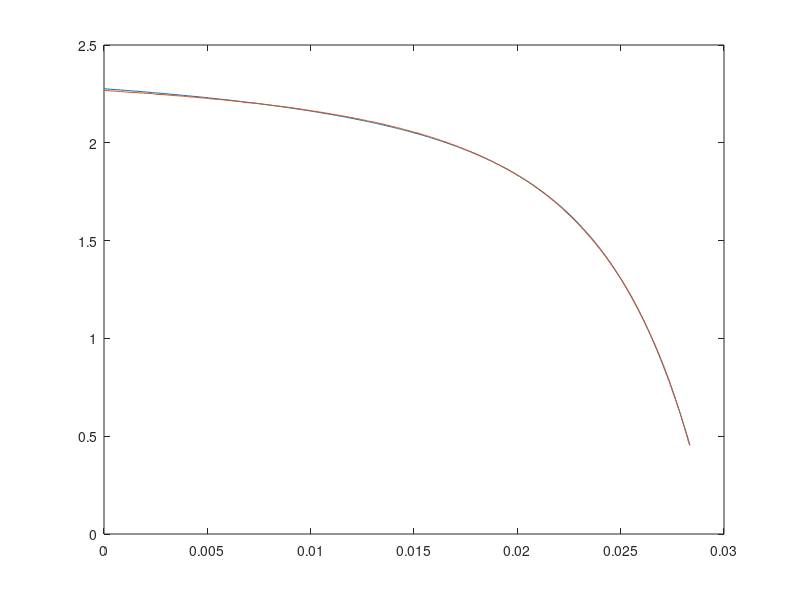

MATLAB code for this plot:
clear all
close all
clc

load('capteur.mat');

x = distance;
y = voltage;

starti = 1;
endi = 100;

y_min_rms = [];
min_rms = 1000;
min_rms_index = starti;
params = [0 0];
coeffs = [];
for i = starti:1:endi
    A = 1*i;
    B = 4*i;
    
    pxi = [ ones(1,length(x))',...
            exp(A*x),...
            exp(B*x)
            ];
    
    R = pinv(pxi)*y;
    
    G = 0;
    for j = 1:size(pxi,2)
        G = G + R(j)*pxi(:,j);
    end

    % calculate rms
    current_rms =  rms(voltage-G);
    
    % set smallest rms curve
    if (current_rms < min_rms)
        y_min_rms = G;
        min_rms = current_rms;
        min_rms_index = i;
        params = [A B];
        coeffs = R;
    end
    
    % display error
%     disp(['i = ', num2str(i), ' rms = ', num2str(current_rms)])
end
disp(['minimal rms = ', num2str(min_rms), ' at i = ', num2str(min_rms_index)])
disp([num2str(coeffs(3)), 'exp(', num2str(params(2)), '*x)+'...
    num2str(coeffs(2)), 'exp(', num2str(params(1)), '*x)+'...
    num2str(coeffs(1))])

figure 
plot(distance,y_min_rms)
hold on
plot(distance,voltage)